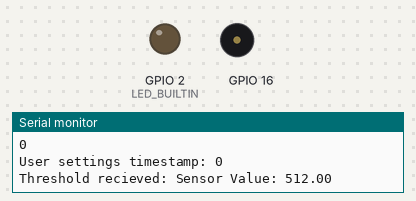
This sketch was run on a simulated ESP8266 (NodeMCU). Parts: output pins drawn as LEDs (lit = HIGH, except the on-board LED, lit = LOW), buzzer (waves = sounding), the last lines printed to the serial monitor. Dashed ring = blinking. WiFi joins after 1.5 s; servers stay silent unless stated.

Above: at 2.0 s.
At 3.91 s:
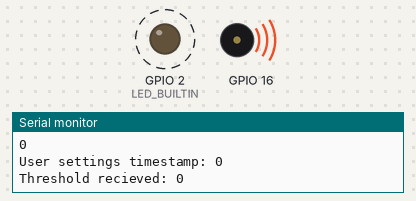
Timing chart, 0 to 4.5 s (numbered marks = the images above):
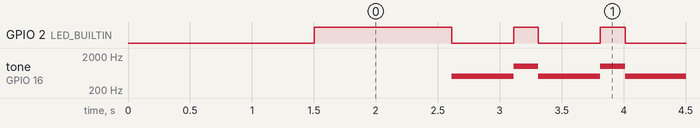

The sketch:

main.ino
```cpp
#include <ESP8266WiFi.h>

//needed for library
#include <DNSServer.h>
#include <ESP8266WebServer.h>
#include <ESP8266HTTPClient.h>
#include "WiFiManager.h"


String pub_key = "pub-c-957647d4-c417-4a35-969f-95d00a04a33f";
String sub_key = "sub-c-0bbe0cb0-e2b6-11e8-a575-5ee09a206989";
double saved_threshold = 60;


// Structure for channel metadata
struct chann
{
  String name;
  String timestamp;
};

//struct chann user_settings;
struct chann alarm = {"alarm", "0"};
struct chann temperature = {"temperature", "0"};
struct chann user_settings = {"user_settings", "0"};

String urlencode(String str)
{
    String encodedString="";
    char c;
    char code0;
    char code1;
    char code2;
    for (int i =0; i < str.length(); i++){
      c=str.charAt(i);
      if (c == ' '){
        encodedString+= '+';
      } else if (isalnum(c)){
        encodedString+=c;
      } else{
        code1=(c & 0xf)+'0';
        if ((c & 0xf) >9){
            code1=(c & 0xf) - 10 + 'A';
        }
        c=(c>>4)&0xf;
        code0=c+'0';
        if (c > 9){
            code0=c - 10 + 'A';
        }
        code2='\0';
        encodedString+='%';
        encodedString+=code0;
        encodedString+=code1;
        //encodedString+=code2;
      }
      yield();
    }
    return encodedString;

}


void configModeCallback (WiFiManager *myWiFiManager) {
  Serial.println("Entered config mode");
  Serial.println(WiFi.softAPIP());
  //if you used auto generated SSID, print it
  Serial.println(myWiFiManager->getConfigPortalSSID());
}

void setup() {

  Serial.begin(115200);

  //WiFiManager
  WiFiManager wifiManager;

  pinMode(16,OUTPUT);
  //reset settings - for testing
  wifiManager.setAPCallback(configModeCallback);

  if(!wifiManager.autoConnect()) {
    Serial.println("failed to connect and hit timeout");

    ESP.reset();
    delay(1000);
  }

  Serial.println("Connected to WiFi");

  pinMode(LED_BUILTIN, OUTPUT);
  digitalWrite(LED_BUILTIN, HIGH);

}


String publish_request (String channel, String msg, String signature, String callback)
{
  HTTPClient http;

  //publishing events
  String Link = "http://pubsub.pubnub.com/publish/"; //pub-c-957647d4-c417-4a35-969f-95d00a04a33f/sub-c-0bbe0cb0-e2b6-11e8-a575-5ee09a206989/0/test/0/%22Hello%20World%22";
  Link += pub_key + "/" + sub_key;                   // {publish_key}/{subscribe_key}
  Link += "/" + signature + "/";                     // {signature}
  Link += channel + "/";                             // {channname}
  Link += callback + "/";                            // {callback_function}
  Link += msg;                                       // {message}

  http.begin(Link);                                  //Specify request destination

  int httpCode = http.GET();                         //Send the request
  String payload = http.getString();                 //Get the response payload

  http.end();                                        //Close connection

  return payload;
}

String subscribe_request (chann* channel, String callback)
{

  HTTPClient http;

  // Subscribing to events
  String Link = "http://pubsub.pubnub.com/subscribe/";  //sub-c-0bbe0cb0-e2b6-11e8-a575-5ee09a206989/threshold/0/" + timestamp;
  Link += sub_key + "/";
  Link += channel->name;
  Link += "/" + callback + "/";
  Link += channel->timestamp;

  Serial.println(channel->timestamp);
  http.begin(Link);

  int httpCode = http.GET();
  String payload = http.getString();
  Serial.println(payload);

  Serial.println(httpCode);

  int i;
  String ret = "";
  Serial.println(payload);
  if (httpCode == 200)
  {

    ret = parse_(payload);

    channel->timestamp = "";
    for (i=0;payload[i]!=']';i++);

    i += 3;

    for (; payload[i]!='"'; i++)
    {
      channel->timestamp += payload[i];
    }

  }

  http.end();
  Serial.println(channel->timestamp);

  return ret;

}

String parse_ (String input)
{
  if (input[2] == ']')
  {
    return "";
  }
  int i;
  for (i=0; input[i]!=':'; i++);
  i += 2;

  String ret;
  for (;input[i]!='"';i++)
  {
    ret += input[i];
  }

  return ret;
}


String command (chann* channel, String callback)
{
  String instruction = subscribe_request(channel, callback);
  Serial.println(instruction);
  if (instruction == "LED ON")
  {

    digitalWrite(LED_BUILTIN, LOW);
    Serial.println("Instruction: LED ON");  // turn the LED off by making the voltage LOW
    delay(1000);

    publish_request (channel->name, urlencode("{\"message\":\"Done\"}"), "0", "0");
  }
  else if (instruction == "LED OFF")
  {

    digitalWrite(LED_BUILTIN, HIGH);
    Serial.println("Instruction: LED OFF"); // turn the LED off by making the voltage LOW
    delay(1000);

    publish_request (channel->name, urlencode("{\"message\":\"Done\"}"), "0", "0");
  }
  else if (instruction == "ALARM OFF")
  {
    digitalWrite(LED_BUILTIN, HIGH);
    tone(16, 0);
    Serial.println("Instruction: ALARM OFF");

    publish_request (channel->name, urlencode("{\"message\":\"Done\"}"), "0", "0");
  }
  else
  {
      String num = instruction;
      Serial.println("User settings timestamp: " + String(user_settings.timestamp));
      Serial.print("Threshold recieved: "+num);
      if (num != "")
      {
          double n = (double)num.toInt();
          if ( n > 20 )
          {
            saved_threshold = n;
          }
      }
  }

  return instruction;
}

void raise_alarm ()
{
    digitalWrite(LED_BUILTIN,LOW);
    tone(16, 500);
    delay(500);
    tone(16, 1000);
    digitalWrite(LED_BUILTIN,HIGH);

}

double get_temp ()
{
  double analogValue = analogRead(A0);
  Serial.print("Sensor Value: ");
  Serial.print(analogValue);

  delay(500);
  double analogVolts = (analogValue * 3.3)/1024;
  double temp = (analogVolts - 0.5) * 100;
  Serial.print(" Voltage: ");
  Serial.print(analogVolts);
  Serial.print(" Temperature: ");
  Serial.println(temp);
  return temp;

}

double set_temp ()
{
  String num = subscribe_request (&user_settings, "0");
  Serial.println("User settings timestamp: " + String(user_settings.timestamp));
  Serial.print("Threshold recieved: "+num);
  if (num == "")
  {
    return 0;
  }
  double n = (double)num.toInt();
  return n;
}


void send_temp (double temp, String channel)
{
  String t = String(temp);
  publish_request(channel, urlencode("{\"message\":\""+t+"\"}"), "0", "0");
}


int counter = 0;

void loop ()
{
  command(&user_settings, "0");
  double currentTemp = get_temp();

  send_temp(currentTemp, temperature.name);
  Serial.println(saved_threshold);
  if ( currentTemp > saved_threshold )
  {

    publish_request(alarm.name, urlencode("{\"message\":\"House-is-on-fire\",\"temperature\":\"" + String(currentTemp) + "\"}"), "0", "0");

    while (1)
    {
      raise_alarm();

      String cmd = command(&user_settings, "0");
      if (cmd == "ALARM OFF")
      {
        break;
      }
    }
  }

  delay(1000);  // 1 second interval between each new round

}
```

Measured:
- by itself, GPIO 2 (LED_BUILTIN): alternates HIGH for 0.20 s and LOW for 0.50 s
- by itself, tone on GPIO 16: alternates 1000 Hz for 0.20 s and 500 Hz for 0.50 s
